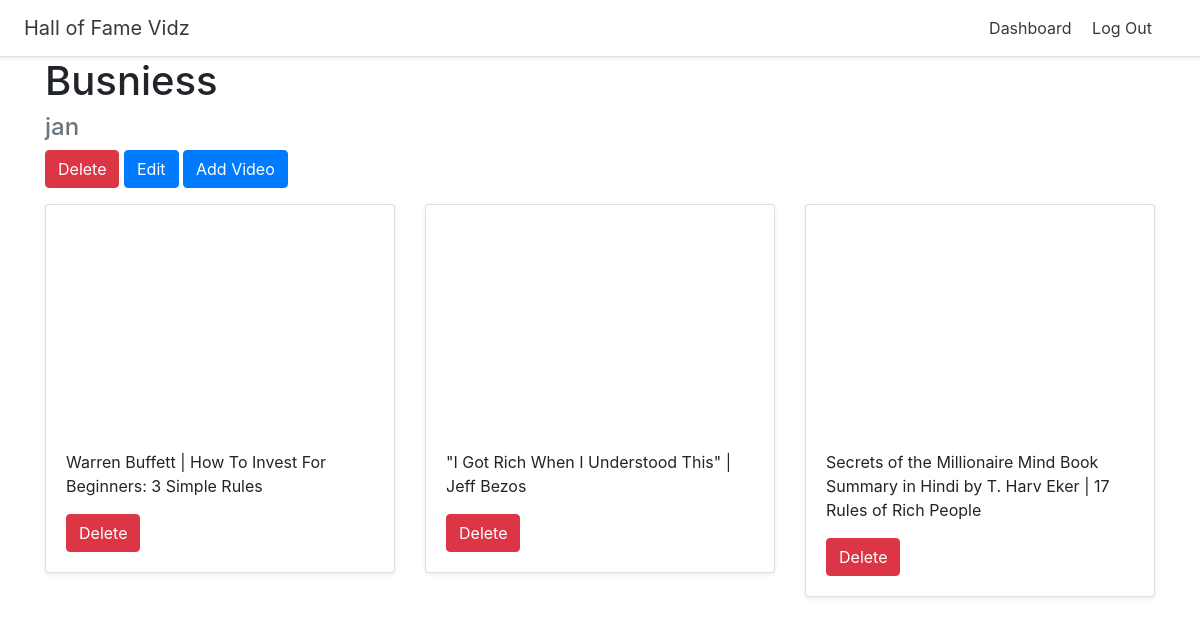
/halloffame/2 (signed in), run on the app's committed database.
### halls/models.py (models this page shows)
class Hall(models.Model):
    title = models.CharField(max_length=255)
    user = models.ForeignKey(User, on_delete=models.CASCADE)

class Video(models.Model):
    title = models.CharField(max_length=255)
    url = models.URLField()
    youtube_id = models.CharField(max_length=255)
    hall = models.ForeignKey(Hall, on_delete=models.CASCADE)

### halls/views.py (the view)
# urls.py: path('halloffame/<int:pk>', views.DetailHall.as_view(), name='detail_hall'),
class DetailHall(generic.DetailView):
    model = Hall
    template_name = 'halls/detail_hall.html'

### halls/templates/halls/detail_hall.html
{% extends 'halls/base.html' %}
{% block content %}
<div class="container">
<h1>{{ hall.title }}</h1>
<h4 class="text-muted">{{ hall.user.username }}</h4>
{% if user.id == hall.user.id %}
<a href="{% url 'delete_hall' hall.id %}" class="btn btn-danger">Delete</a>
<a href="{% url 'update_hall' hall.id %}" class="btn btn-primary">Edit</a>
<a href="{% url 'add_video' hall.id %}" class="btn btn-primary">Add Video</a>
{% endif %}
    <div class="row">
      {% for video in hall.video_set.all %}
      <div class="col-md-4 mt-3">
        <div class="card mb-4 shadow-sm">
          <iframe width="100%" height="225" src="https://www.youtube.com/embed/{{ video.youtube_id }}" frameborder="0" allow="accelerometer; autoplay; encrypted-media; gyroscope; picture-in-picture" allowfullscreen></iframe>
          <div class="card-body">
            <p class="card-text">{{ video.title }}</p>
            {% if user.id == hall.user.id %}
            <a href="{% url 'delete_video' video.id %}" class="btn btn-danger">Delete</a>
            {% endif %}
          </div>
        </div>
      </div>
      {% endfor %}
      </div>
</div>
{% endblock %}

### data on the page
Hall: title "Busniess", user.username "jan"
Video: title "Warren Buffett | How To Invest For Beginners: 3 Simple Rules"
Video: title "\"I Got Rich When I Understood This\" | Jeff Bezos"
Video: title "Secrets of the Millionaire Mind Book Summary in Hindi by T. Harv Eker | 17 Rules of Rich People"
